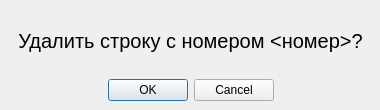
<?xml version="1.0" encoding="UTF-8"?>
<ui version="4.0">
 <class>Dialog</class>
 <widget class="QDialog" name="Dialog">
  <property name="geometry">
   <rect>
    <x>0</x>
    <y>0</y>
    <width>380</width>
    <height>110</height>
   </rect>
  </property>
  <property name="windowTitle">
   <string>Dialog</string>
  </property>
  <widget class="QWidget" name="">
   <property name="geometry">
    <rect>
     <x>10</x>
     <y>10</y>
     <width>361</width>
     <height>91</height>
    </rect>
   </property>
   <layout class="QVBoxLayout" name="verticalLayout">
    <item>
     <widget class="QLabel" name="label">
      <property name="font">
       <font>
        <pointsize>15</pointsize>
       </font>
      </property>
      <property name="text">
       <string>Удалить строку с номером &lt;номер&gt;?</string>
      </property>
      <property name="alignment">
       <set>Qt::AlignmentFlag::AlignCenter</set>
      </property>
     </widget>
    </item>
    <item>
     <widget class="QDialogButtonBox" name="buttonBox">
      <property name="orientation">
       <enum>Qt::Orientation::Horizontal</enum>
      </property>
      <property name="standardButtons">
       <set>QDialogButtonBox::StandardButton::Cancel|QDialogButtonBox::StandardButton::Ok</set>
      </property>
      <property name="centerButtons">
       <bool>true</bool>
      </property>
     </widget>
    </item>
   </layout>
  </widget>
 </widget>
 <resources/>
 <connections>
  <connection>
   <sender>buttonBox</sender>
   <signal>accepted()</signal>
   <receiver>Dialog</receiver>
   <slot>accept()</slot>
   <hints>
    <hint type="sourcelabel">
     <x>248</x>
     <y>254</y>
    </hint>
    <hint type="destinationlabel">
     <x>157</x>
     <y>274</y>
    </hint>
   </hints>
  </connection>
  <connection>
   <sender>buttonBox</sender>
   <signal>rejected()</signal>
   <receiver>Dialog</receiver>
   <slot>reject()</slot>
   <hints>
    <hint type="sourcelabel">
     <x>316</x>
     <y>260</y>
    </hint>
    <hint type="destinationlabel">
     <x>286</x>
     <y>274</y>
    </hint>
   </hints>
  </connection>
 </connections>
</ui>
